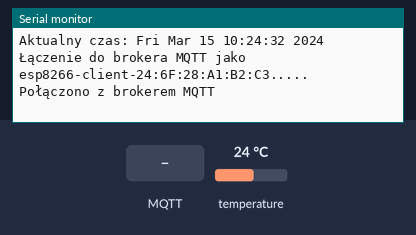
The sketch below on a simulated ESP8266 (NodeMCU). Parts: the last lines printed to the serial monitor. Inputs (shaded band) come from the test bench; at power-on: temperature 24 °C. WiFi joins after 1.5 s; servers stay silent unless stated; the local clock reads 2024-03-15 10:24:30 at power-on unless the sketch sets it; no MQTT or app messages arrive unless stated.

Above: at 3.4 s.
3.5 s: MQTT message "1" arrives on the first subscribed topic
At 4.3 s:
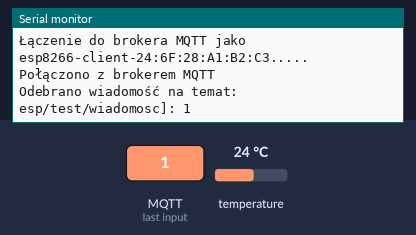
12.2 s: MQTT message "on" arrives on the first subscribed topic
At 13.3 s:
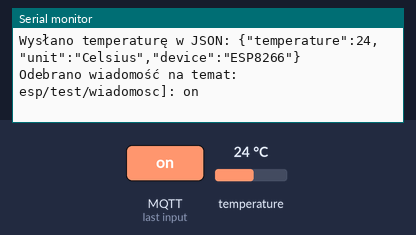
13.7 s: MQTT message "off" arrives on the first subscribed topic
At 14.4 s:
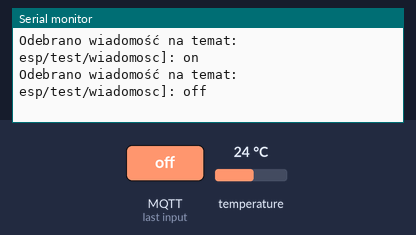

Measured:
- after the input at 3.5 s, the serial monitor: prints a new line at once (image 1)
- after the input at 12.2 s, the serial monitor: prints a new line at once (image 2)
- after the input at 13.7 s, the serial monitor: prints a new line at once (image 3)

The sketch:

subscriber.ino
```cpp
#include <ESP8266WiFi.h>
#include <PubSubClient.h>
#include <OneWire.h>
#include <DallasTemperature.h>
#include <ArduinoJson.h>
#include <time.h>

// Inform - Wi-Fi
const char *ssid = "Max";                     //  SSID
const char *password = "1234567890";          //  Password

// MQTT
const int mqtt_port = 8883;
const char *mqtt_broker = "fb075b16.ala.eu-central-1.emqxsl.com";
const char *mqtt_topic = "esp/test/wiadomosc";
const char *mqtt_username = "test";
const char *mqtt_password = "test";

//   NTP
const char *ntp_server = "pool.ntp.org";
const long gmt_offset_sec = 0;
const int daylight_offset_sec = 0;

//  DS18B20
#define ONE_WIRE_BUS 2
OneWire oneWire(ONE_WIRE_BUS);
DallasTemperature sensors(&oneWire);


BearSSL::WiFiClientSecure espClient;
PubSubClient mqtt_client(espClient);

// Certyfikat SSL dla brokera MQTT
static const char ca_cert[] PROGMEM = R"EOF(
-----BEGIN CERTIFICATE-----
MIIDrzCCApegAwIBAgIQCDvgVpBCRrGhdWrJWZHHSjANBgkqhkiG9w0BAQUFADBh
MQswCQYDVQQGEwJVUzEVMBMGA1UEChMMRGlnaUNlcnQgSW5jMRkwFwYDVQQLExB3
d3cuZGlnaWNlcnQuY29tMSAwHgYDVQQDExdEaWdpQ2VydCBHbG9iYWwgUm9vdCBD
QTAeFw0wNjExMTAwMDAwMDBaFw0zMTExMTAwMDAwMDBaMGExCzAJBgNVBAYTAlVT
MRUwEwYDVQQKEwxEaWdpQ2VydCBJbmMxGTAXBgNVBAsTEHd3dy5kaWdpY2VydC5j
b20xIDAeBgNVBAMTF0RpZ2lDZXJ0IEdsb2JhbCBSb290IENBMIIBIjANBgkqhkiG
9w0BAQEFAAOCAQ8AMIIBCgKCAQEA4jvhEXLeqKTTo1eqUKKPC3eQyaKl7hLOllsB
CSDMAZOnTjC3U/dDxGkAV53ijSLdhwZAAIEJzs4bg7/fzTtxRuLWZscFs3YnFo97
nh6Vfe63SKMI2tavegw5BmV/Sl0fvBf4q77uKNd0f3p4mVmFaG5cIzJLv07A6Fpt
43C/dxC//AH2hdmoRBBYMql1GNXRor5H4idq9Joz+EkIYIvUX7Q6hL+hqkpMfT7P
T19sdl6gSzeRntwi5m3OFBqOasv+zbMUZBfHWymeMr/y7vrTC0LUq7dBMtoM1O/4
gdW7jVg/tRvoSSiicNoxBN33shbyTApOB6jtSj1etX+jkMOvJwIDAQABo2MwYTAO
BgNVHQ8BAf8EBAMCAYYwDwYDVR0TAQH/BAUwAwEB/zAdBgNVHQ4EFgQUA95QNVbR
TLtm8KPiGxvDl7I90VUwHwYDVR0jBBgwFoAUA95QNVbRTLtm8KPiGxvDl7I90VUw
DQYJKoZIhvcNAQEFBQADggEBAMucN6pIExIK+t1EnE9SsPTfrgT1eXkIoyQY/Esr
hMAtudXH/vTBH1jLuG2cenTnmCmrEbXjcKChzUyImZOMkXDiqw8cvpOp/2PV5Adg
06O/nVsJ8dWO41P0jmP6P6fbtGbfYmbW0W5BjfIttep3Sp+dWOIrWcBAI+0tKIJF
PnlUkiaY4IBIqDfv8NZ5YBberOgOzW6sRBc4L0na4UU+Krk2U886UAb3LujEV0ls
YSEY1QSteDwsOoBrp+uvFRTp2InBuThs4pFsiv9kuXclVzDAGySj4dzp30d8tbQk
CAUw7C29C79Fv1C5qfPrmAESrciIxpg0X40KPMbp1ZWVbd4=
-----END CERTIFICATE-----
)EOF";

// func
void connectToWiFi();
void connectToMQTT();
void syncTime();
void mqttCallback(char *topic, byte *payload, unsigned int length);

void setup() {
    Serial.begin(9600);
    connectToWiFi();
    syncTime();
    mqtt_client.setServer(mqtt_broker, mqtt_port);
    mqtt_client.setCallback(mqttCallback);
    connectToMQTT();

    sensors.begin();
}

void connectToWiFi() {
    WiFi.begin(ssid, password);
    while (WiFi.status() != WL_CONNECTED) {
        delay(1000);
        Serial.println("Łączenie do Wi-Fi...");
    }
    Serial.println("Połączono z Wi-Fi");
}

void syncTime() {
    configTime(gmt_offset_sec, daylight_offset_sec, ntp_server);
    Serial.print("Czekam na synchronizację czasu NTP: ");
    while (time(nullptr) < 8 * 3600 * 2) {
        delay(1000);
        Serial.print(".");
    }
    Serial.println("Czas zsynchronizowany");
    struct tm timeinfo;
    if (getLocalTime(&timeinfo)) {
        Serial.print("Aktualny czas: ");
        Serial.println(asctime(&timeinfo));
    } else {
        Serial.println("Nie udało się uzyskać lokalnego czasu");
    }
}

void connectToMQTT() {
    BearSSL::X509List serverTrustedCA(ca_cert);
    espClient.setTrustAnchors(&serverTrustedCA);
    while (!mqtt_client.connected()) {
        String client_id = "esp8266-client-" + String(WiFi.macAddress());
        Serial.printf("Łączenie do brokera MQTT jako %s.....\n", client_id.c_str());
        if (mqtt_client.connect(client_id.c_str(), mqtt_username, mqtt_password)) {
            Serial.println("Połączono z brokerem MQTT");
            mqtt_client.subscribe(mqtt_topic);
            mqtt_client.publish(mqtt_topic, "{\"status\":\"connected\"}");
        } else {
            char err_buf[128];
            espClient.getLastSSLError(err_buf, sizeof(err_buf));
            Serial.print("Nie udało się połączyć z brokerem MQTT, rc=");
            Serial.println(mqtt_client.state());
            Serial.print("Błąd SSL: ");
            Serial.println(err_buf);
            delay(5000);
        }
    }
}

void mqttCallback(char *mqtt_topic, byte *payload, unsigned int length) {
    Serial.print("Odebrano wiadomość na temat: ");
    Serial.print(mqtt_topic);
    Serial.print("]: ");
    for (int i = 0; i < length; i++) {
        Serial.print((char) payload[i]);
    }
    Serial.println();
}

void publishTemperature() {
    sensors.requestTemperatures();
    float temperature = sensors.getTempCByIndex(0);


    StaticJsonDocument<200> doc;
    doc["temperature"] = temperature;
    doc["unit"] = "Celsius";
    doc["device"] = "ESP8266";

    // JSON
    char jsonBuffer[256];
    serializeJson(doc, jsonBuffer);


    mqtt_client.publish(mqtt_topic, jsonBuffer);
    Serial.print("Wysłano temperaturę w JSON: ");
    Serial.println(jsonBuffer);
}

void loop() {
    if (!mqtt_client.connected()) {
        connectToMQTT();
    }
    mqtt_client.loop();


    static unsigned long lastPublish = 0;
    if (millis() - lastPublish > 10000) {
        lastPublish = millis();
        publishTemperature();
    }
}
```
